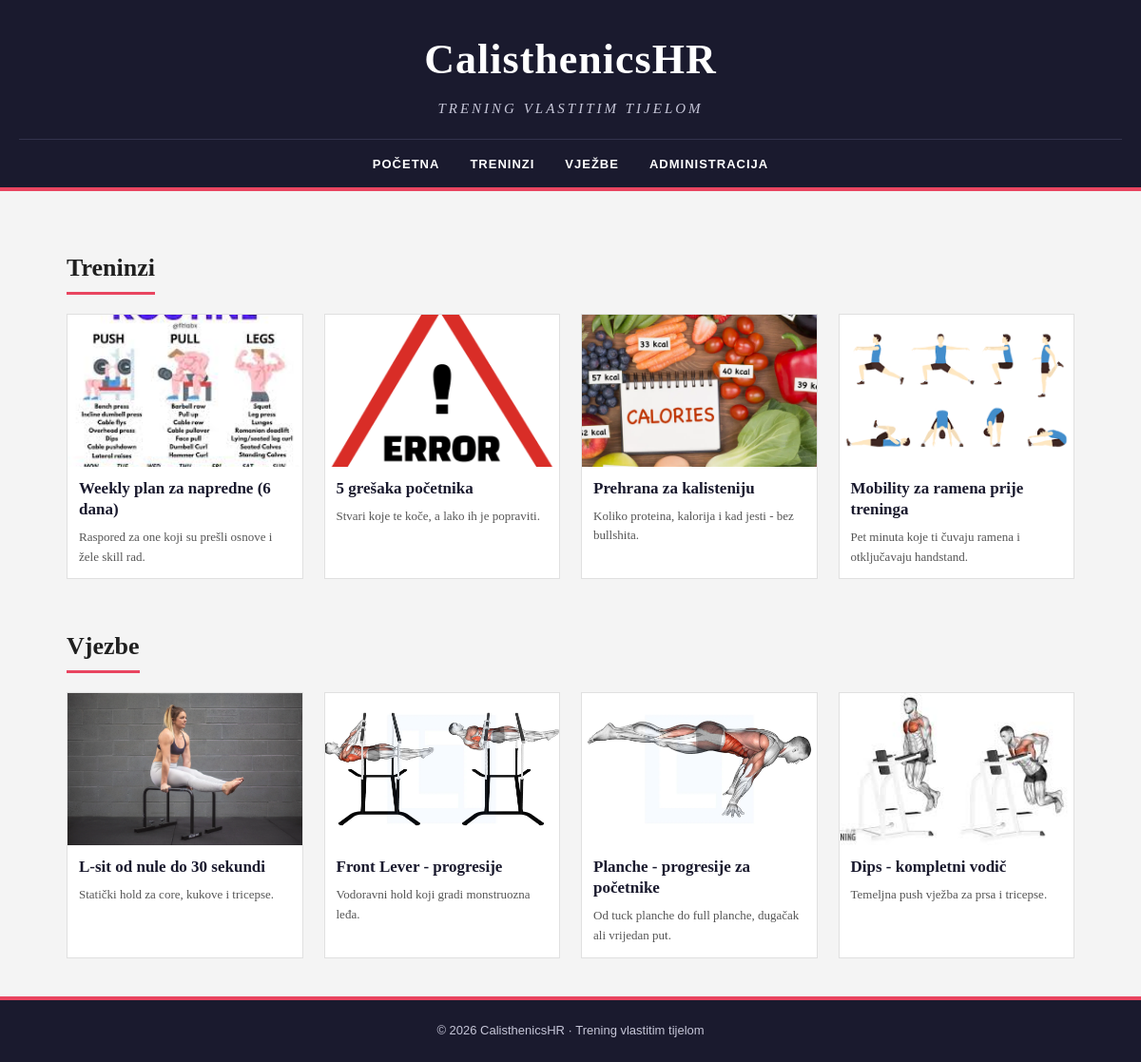
The page / on the database its author committed.
### tables this page shows
CREATE TABLE vijesti (
    id INT(11) NOT NULL AUTO_INCREMENT,
    datum VARCHAR(32),
    naslov VARCHAR(64),
    sazetak TEXT,
    tekst TEXT,
    slika VARCHAR(64),
    kategorija VARCHAR(64),
    arhiva TINYINT(1),
    PRIMARY KEY (id)
);

### connect.php (called while the page is built, shortened)
<?php
$DB_CONNECT_ERROR = false;
function esc($s) {
    return htmlspecialchars($s, ENT_QUOTES, 'UTF-8');
}

### index.php (the view, shortened to what this page needs)
<?php
include 'connect.php';
function prikaziKategoriju($dbc, $kategorija, $naslovSekcije, $limit) {
    echo '<section>';
    echo '<h2 class="category-heading">' . $naslovSekcije . '</h2>';
    echo '<div class="articles">';
    $query = "SELECT * FROM vijesti WHERE arhiva=0 AND kategorija=? ORDER BY id DESC LIMIT ?";
    $stmt = mysqli_stmt_init($dbc);
    if (mysqli_stmt_prepare($stmt, $query)) {
        mysqli_stmt_bind_param($stmt, 'si', $kategorija, $limit);
        mysqli_stmt_execute($stmt);
        $result = mysqli_stmt_get_result($stmt);
        while ($row = mysqli_fetch_array($result)) {
            echo '<article>';
            echo '<img src="' . UPLPATH . esc($row['slika']) . '" alt="' . esc($row['naslov']) . '">';
            echo '<h3 class="title"><a href="clanak.php?id=' . (int) $row['id'] . '">' . esc($row['naslov']) . '</a></h3>';
            echo '<p class="summary">' . esc($row['sazetak']) . '</p>';
            echo '</article>';
        }
    }
    echo '</div>';
    echo '</section>';
}
?>
<!DOCTYPE html>
<html lang="hr">
<head>
    <link rel="stylesheet" type="text/css" href="style.css">
</head>
<body>
    <header>
        <div class="brand">
            <h1 class="logo"><a href="index.php">CalisthenicsHR</a></h1>
            <p class="tagline">Trening vlastitim tijelom</p>
        </div>
        <nav>
            <a href="index.php">Početna</a>
            <a href="kategorija.php?id=treninzi">Treninzi</a>
            <a href="kategorija.php?id=vjezbe">Vježbe</a>
            <a href="administrator.php">Administracija</a>
        </nav>
    </header>
    <main>
        <?php
        if (isset($DB_CONNECT_ERROR) && $DB_CONNECT_ERROR) {
            echo '<p style="color:#b33;">Upozorenje: baza nije dostupna — prikazujem statični preview.</p>';
            function prikaziKategorijuFallback($kategorija, $naslovSekcije, $limit) {
                echo '<section>';
                echo '<h2 class="category-heading">' . $naslovSekcije . '</h2>';
                echo '<div class="articles">';
                $images = glob(UPLPATH . '*.png');
                if (!$images) { $images = glob(UPLPATH . '*.jpg'); }
                $count = 0;
                foreach ($images as $img) {
                    if ($count >= $limit) break;
                    $title = pathinfo($img, PATHINFO_FILENAME);
                    echo '<article>';
                    echo '<img src="' . $img . '" alt="' . htmlspecialchars($title) . '">';
                    echo '<h3 class="title"><a href="#">' . htmlspecialchars(str_replace('-', ' ', $title)) . '</a></h3>';
                    echo '<p class="summary">Primjer sažetka članka za pregled izgleda stranice.</p>';
                    echo '</article>';
                    $count++;
                }
                echo '</div>';
                echo '</section>';
            }
            prikaziKategorijuFallback('treninzi', 'Treninzi', 4);
            prikaziKategorijuFallback('vjezbe', 'Vježbe', 4);
        } else {
            prikaziKategoriju($dbc, 'treninzi', 'Treninzi', 4);
            prikaziKategoriju($dbc, 'vjezbe', 'Vjezbe', 4);
        }
        ?>
    </main>
    <footer>
        <p>&copy; 2026 CalisthenicsHR &middot; Trening vlastitim tijelom</p>
    </footer>
</body>
</html>

### style.css (style rules this page uses)
* { margin: 0; padding: 0; box-sizing: border-box; }
body { font-family: Georgia, "Times New Roman", serif; background-color: #f4f4f4; color: #1f1f1f; line-height: 1.6; }
header { background-color: #1a1a2e; color: #ffffff; padding: 28px 20px 0 20px; text-align: center; border-bottom: 4px solid #e94560; }
.logo { font-size: 44px; letter-spacing: 1px; }
.logo a { color: #ffffff; text-decoration: none; }
.tagline { font-style: italic; font-size: 15px; color: #c6c6d8; margin-top: 4px; letter-spacing: 3px; text-transform: uppercase; }
nav { margin-top: 20px; border-top: 1px solid #33334d; padding: 12px 0; }
nav a { color: #ffffff; text-decoration: none; font-family: Arial, Helvetica, sans-serif; font-size: 13px; font-weight: bold; text-transform: uppercase; letter-spacing: 1px; margin: 0 14px; padding: 4px 0; }
main { max-width: 1100px; margin: 30px auto; padding: 0 20px; background-color: #f4f4f4; }
.category-heading { font-size: 26px; font-weight: bold; border-bottom: 3px solid #e94560; display: inline-block; padding-bottom: 4px; margin: 30px 0 20px 0; text-transform: capitalize; }
.articles { display: flex; flex-wrap: wrap; gap: 22px; margin-bottom: 20px; }
.articles article { flex: 1 1 calc(25% - 22px); min-width: 200px; background-color: #ffffff; border: 1px solid #e0e0e0; padding-bottom: 12px; }
.articles article img { width: 100%; height: 160px; object-fit: cover; display: block; }
.articles .title { font-size: 17px; line-height: 1.3; margin: 12px 12px 8px 12px; }
.articles .title a { color: #1a1a2e; text-decoration: none; }
.articles .summary { font-size: 13px; color: #555555; margin: 0 12px; }
footer { background-color: #1a1a2e; color: #c6c6d8; text-align: center; padding: 22px 20px; margin-top: 40px; font-family: Arial, Helvetica, sans-serif; font-size: 13px; border-top: 4px solid #e94560; }

### rows shown on the page
vijesti: slika (picture), naslov "Weekly plan za napredne (6 dana)", sazetak "Raspored za one koji su prešli osnove i žele skill rad."
vijesti: slika (picture), naslov "5 grešaka početnika", sazetak "Stvari koje te koče, a lako ih je popraviti."
vijesti: slika (picture), naslov "Prehrana za kalisteniju", sazetak "Koliko proteina, kalorija i kad jesti - bez bullshita."
vijesti: slika (picture), naslov "Mobility za ramena prije treninga", sazetak "Pet minuta koje ti čuvaju ramena i otključavaju handstand."
vijesti: slika (picture), naslov "L-sit od nule do 30 sekundi", sazetak "Statički hold za core, kukove i tricepse."
vijesti: slika (picture), naslov "Front Lever - progresije", sazetak "Vodoravni hold koji gradi monstruozna leđa."
vijesti: slika (picture), naslov "Planche - progresije za početnike", sazetak "Od tuck planche do full planche, dugačak ali vrijedan put."
vijesti: slika (picture), naslov "Dips - kompletni vodič", sazetak "Temeljna push vježba za prsa i tricepse."

### other values the page prints
$naslovSekcije "Treninzi Vjezbe"
